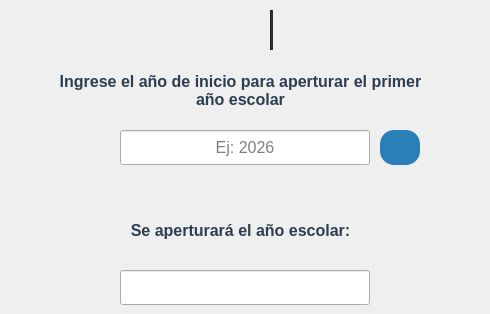
      <widget class="QWidget" name="anio_escolar">
       <widget class="QLineEdit" name="lneAnio_Inicio">
        <property name="geometry">
         <rect>
          <x>120</x>
          <y>130</y>
          <width>250</width>
          <height>35</height>
         </rect>
        </property>
        <property name="minimumSize">
         <size>
          <width>225</width>
          <height>35</height>
         </size>
        </property>
        <property name="maximumSize">
         <size>
          <width>300</width>
          <height>35</height>
         </size>
        </property>
        <property name="font">
         <font>
          <family>Segoe UI</family>
          <pointsize>12</pointsize>
         </font>
        </property>
        <property name="mouseTracking">
         <bool>true</bool>
        </property>
        <property name="focusPolicy">
         <enum>Qt::FocusPolicy::ClickFocus</enum>
        </property>
        <property name="text">
         <string/>
        </property>
        <property name="maxLength">
         <number>4</number>
        </property>
        <property name="alignment">
         <set>Qt::AlignmentFlag::AlignCenter</set>
        </property>
        <property name="placeholderText">
         <string>Ej: 2026</string>
        </property>
       </widget>
       <widget class="QLabel" name="lblLogo_UPTJAA_acercade_5">
        <property name="geometry">
         <rect>
          <x>279</x>
          <y>10</y>
          <width>45</width>
          <height>40</height>
         </rect>
        </property>
        <property name="minimumSize">
         <size>
          <width>40</width>
          <height>40</height>
         </size>
        </property>
        <property name="maximumSize">
         <size>
          <width>90</width>
          <height>80</height>
         </size>
        </property>
        <property name="styleSheet">
         <string notr="true">background-color: transparent;</string>
        </property>
        <property name="text">
         <string/>
        </property>
        <property name="pixmap">
         <pixmap resource="../icons/resources_ui.qrc">:/logos/logo_uptjaa.png</pixmap>
        </property>
        <property name="scaledContents">
         <bool>true</bool>
        </property>
       </widget>
       <widget class="Line" name="line_6">
        <property name="geometry">
         <rect>
          <x>270</x>
          <y>10</y>
          <width>3</width>
          <height>40</height>
         </rect>
        </property>
        <property name="minimumSize">
         <size>
          <width>3</width>
          <height>40</height>
         </size>
        </property>
        <property name="maximumSize">
         <size>
          <width>3</width>
          <height>80</height>
         </size>
        </property>
        <property name="styleSheet">
         <string notr="true">background-color: #2d2d2d;</string>
        </property>
        <property name="orientation">
         <enum>Qt::Orientation::Vertical</enum>
        </property>
       </widget>
       <widget class="QLabel" name="lblLogo_SIRA_6">
        <property name="enabled">
         <bool>true</bool>
        </property>
        <property name="geometry">
         <rect>
          <x>166</x>
          <y>10</y>
          <width>101</width>
          <height>40</height>
         </rect>
        </property>
        <property name="minimumSize">
         <size>
          <width>100</width>
          <height>21</height>
         </size>
        </property>
        <property name="maximumSize">
         <size>
          <width>325</width>
          <height>120</height>
         </size>
        </property>
        <property name="font">
         <font>
          <family>Segoe UI</family>
          <pointsize>13</pointsize>
          <bold>true</bold>
         </font>
        </property>
        <property name="styleSheet">
         <string notr="true"/>
        </property>
        <property name="text">
         <string/>
        </property>
        <property name="pixmap">
         <pixmap resource="../icons/resources_ui.qrc">:/logos/SIRA_logo_cut.png</pixmap>
        </property>
        <property name="scaledContents">
         <bool>true</bool>
        </property>
        <property name="alignment">
         <set>Qt::AlignmentFlag::AlignCenter</set>
        </property>
        <property name="wordWrap">
         <bool>false</bool>
        </property>
       </widget>
       <widget class="QLabel" name="lblTitulo_11">
        <property name="geometry">
         <rect>
          <x>50</x>
          <y>60</y>
          <width>381</width>
          <height>61</height>
         </rect>
        </property>
        <property name="minimumSize">
         <size>
          <width>150</width>
          <height>21</height>
         </size>
        </property>
        <property name="maximumSize">
         <size>
          <width>450</width>
          <height>120</height>
         </size>
        </property>
        <property name="font">
         <font>
          <family>Segoe UI</family>
          <pointsize>12</pointsize>
          <bold>true</bold>
         </font>
        </property>
        <property name="styleSheet">
         <string notr="true">QLabel {
    color: #2c3e50; 
}</string>
        </property>
        <property name="text">
         <string>Ingrese el año de inicio para aperturar el primer año escolar</string>
        </property>
        <property name="alignment">
         <set>Qt::AlignmentFlag::AlignCenter</set>
        </property>
        <property name="wordWrap">
         <bool>true</bool>
        </property>
       </widget>
       <widget class="QLineEdit" name="lneAnio_escolar">
        <property name="geometry">
         <rect>
          <x>120</x>
          <y>270</y>
          <width>250</width>
          <height>35</height>
         </rect>
        </property>
        <property name="minimumSize">
         <size>
          <width>225</width>
          <height>35</height>
         </size>
        </property>
        <property name="maximumSize">
         <size>
          <width>300</width>
          <height>35</height>
         </size>
        </property>
        <property name="font">
         <font>
          <family>Segoe UI</family>
          <pointsize>12</pointsize>
         </font>
        </property>
        <property name="mouseTracking">
         <bool>true</bool>
        </property>
        <property name="focusPolicy">
         <enum>Qt::FocusPolicy::ClickFocus</enum>
        </property>
        <property name="text">
         <string/>
        </property>
        <property name="maxLength">
         <number>4</number>
        </property>
        <property name="alignment">
         <set>Qt::AlignmentFlag::AlignCenter</set>
        </property>
        <property name="readOnly">
         <bool>true</bool>
        </property>
        <property name="placeholderText">
         <string/>
        </property>
       </widget>
       <widget class="QLabel" name="lblTitulo_12">
        <property name="geometry">
         <rect>
          <x>0</x>
          <y>200</y>
          <width>481</width>
          <height>61</height>
         </rect>
        </property>
        <property name="minimumSize">
         <size>
          <width>150</width>
          <height>21</height>
         </size>
        </property>
        <property name="maximumSize">
         <size>
          <width>481</width>
          <height>120</height>
         </size>
        </property>
        <property name="font">
         <font>
          <family>Segoe UI</family>
          <pointsize>12</pointsize>
          <bold>true</bold>
         </font>
        </property>
        <property name="styleSheet">
         <string notr="true">QLabel {
    color: #2c3e50; 
}</string>
        </property>
        <property name="text">
         <string>Se aperturará el año escolar:</string>
        </property>
        <property name="alignment">
         <set>Qt::AlignmentFlag::AlignCenter</set>
        </property>
        <property name="wordWrap">
         <bool>true</bool>
        </property>
       </widget>
       <widget class="QPushButton" name="btnConfirmar_anio">
        <property name="geometry">
         <rect>
          <x>380</x>
          <y>130</y>
          <width>40</width>
          <height>35</height>
         </rect>
        </property>
        <property name="sizePolicy">
         <sizepolicy hsizetype="Minimum" vsizetype="Fixed">
          <horstretch>0</horstretch>
          <verstretch>0</verstretch>
         </sizepolicy>
        </property>
        <property name="minimumSize">
         <size>
          <width>40</width>
          <height>35</height>
         </size>
        </property>
        <property name="maximumSize">
         <size>
          <width>200</width>
          <height>35</height>
         </size>
        </property>
        <property name="font">
         <font>
          <family>Segoe UI</family>
          <pointsize>13</pointsize>
          <bold>true</bold>
         </font>
        </property>
        <property name="cursor">
         <cursorShape>PointingHandCursor</cursorShape>
        </property>
        <property name="focusPolicy">
         <enum>Qt::FocusPolicy::ClickFocus</enum>
        </property>
        <property name="layoutDirection">
         <enum>Qt::LayoutDirection::LeftToRight</enum>
        </property>
        <property name="styleSheet">
         <string notr="true">QPushButton {
	background-color: #2980b9;
    color: #FFFFFF;
    border: none;
    padding: 8px 10px;
    border-radius: 14px;
}
QPushButton:hover {
	background-color: #0D47A1
}</string>
        </property>
        <property name="text">
         <string/>
        </property>
        <property name="icon">
         <iconset resource="../icons/resources_ui.qrc">
          <normaloff>:/icons/confirm_white.png</normaloff>:/icons/confirm_white.png</iconset>
        </property>
        <property name="iconSize">
         <size>
          <width>20</width>
          <height>20</height>
         </size>
        </property>
       </widget>
      </widget>
